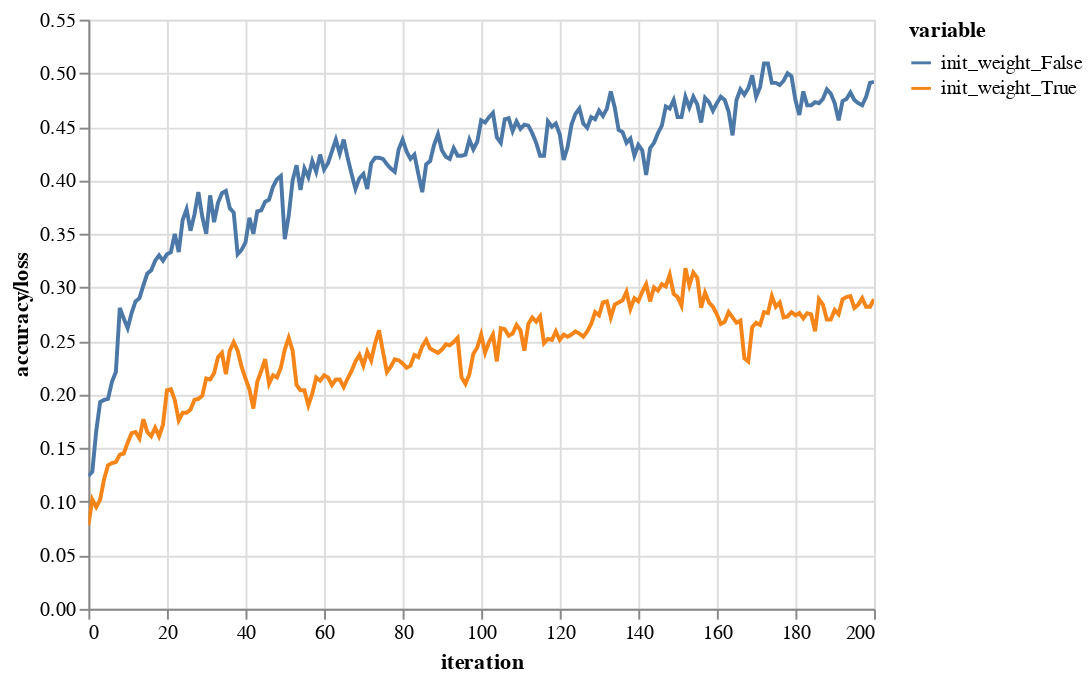

Write notebook code for a chart like this one.
### Code cell
results = pd.DataFrame(results)
plot_loss_histories(results)

### Figure 1 — Vega-Lite specification as saved in the notebook (floating-point values rounded to 4 significant figures; data arrays with more than 128 entries replaced by an {"elided": "..."} marker saying what was removed)
{"$schema": "https://vega.github.io/schema/vega-lite/v2.4.1.json", "config": {"view": {"height": 300, "width": 400}}, "data": {"values": {"elided": "402 records"}}, "encoding": {"color": {"field": "variable", "type": "nominal"}, "x": {"field": "iter", "title": "iteration", "type": "quantitative"}, "y": {"field": "value", "title": "accuracy/loss", "type": "quantitative"}}, "mark": "line", "selection": {"selector008": {"bind": "scales", "encodings": ["x", "y"], "mark": {"fill": "#333", "fillOpacity": 0.125, "stroke": "white"}, "on": "[mousedown, window:mouseup] > window:mousemove!", "resolve": "global", "translate": "[mousedown, window:mouseup] > window:mousemove!", "type": "interval", "zoom": "wheel!"}}}
